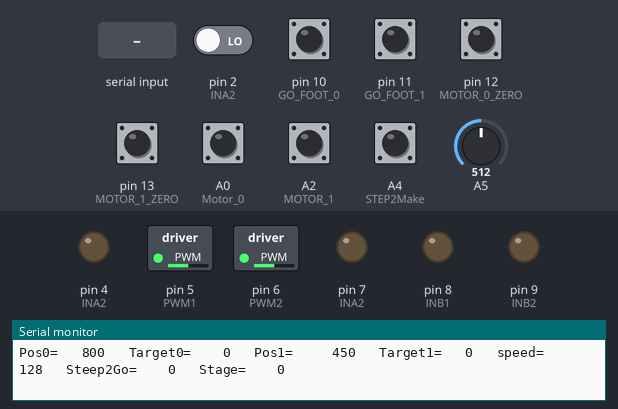
Bench run of a sketch on a simulated Arduino Uno, built with avr-gcc and run on an emulated ATmega328P. Shown: switched loads named in the sketch (green lamp = pin HIGH), output pins drawn as LEDs (lit = HIGH), the last lines printed to the serial monitor. The test bench sets the inputs (shaded band); at power-on: A0 (Motor_0), A2 (MOTOR_1), A4 (STEP2Make), pin 10 (GO_FOOT_0), pin 11 (GO_FOOT_1), pin 12 (MOTOR_0_ZERO), pin 13 (MOTOR_1_ZERO) HIGH, pin 2 (INA2) LOW, A5 = 512.

Above: at 1.2 s.
1.3 s: A5 set to 122
At 2.5 s:
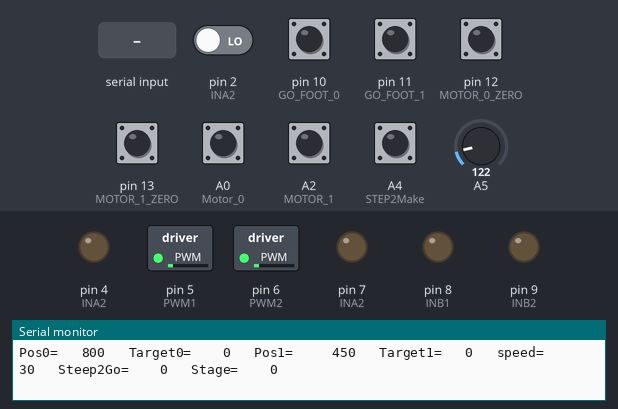
2.8 s: "90,45\n" received over Serial
At 4.0 s:
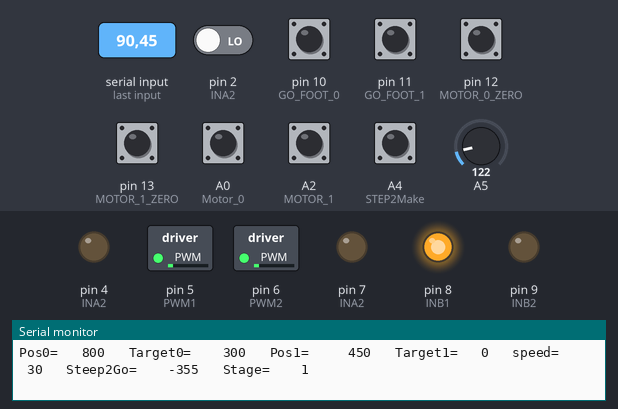
4.3 s: pin 11 (GO_FOOT_1) pulled LOW for 0.15 s
At 5.6 s:
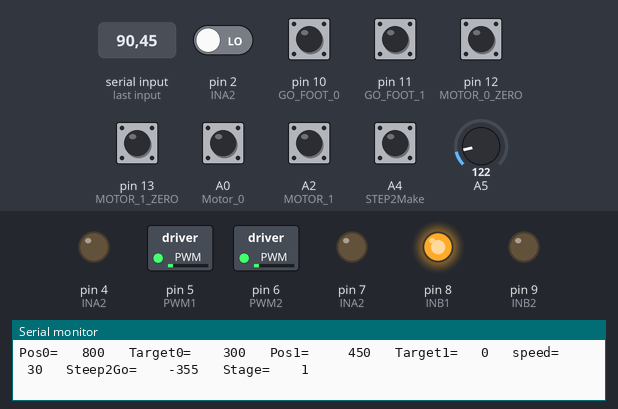
5.9 s: A5 set to 0
At 7.1 s:
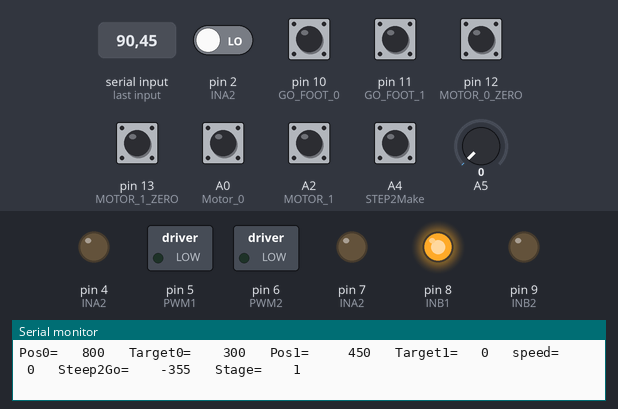
7.4 s: A5 set to 1023
At 8.5 s:
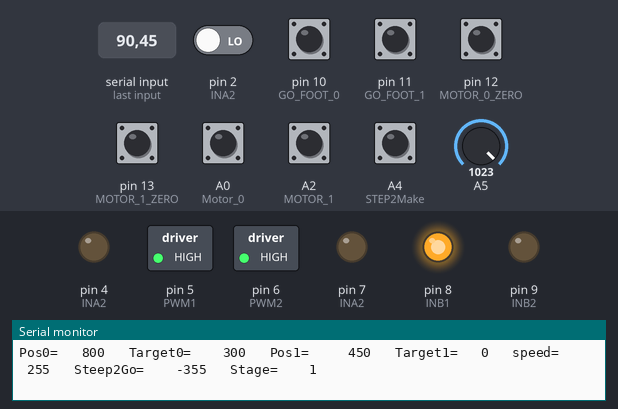
8.9 s: pin 11 (GO_FOOT_1) pulled LOW for 1 s
At 9.5 s:
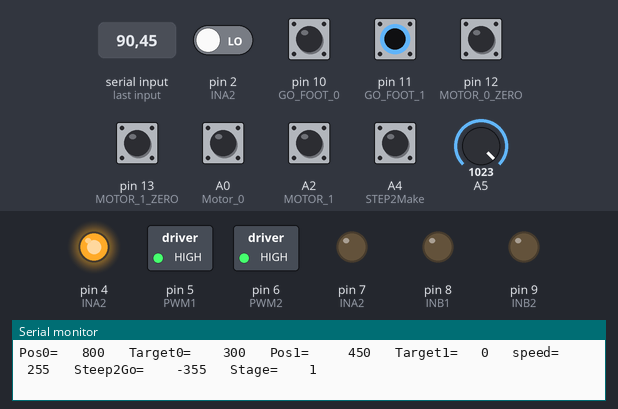
Timing chart, 0 to 11.9 s (numbered marks = the images above; inputs shaded):
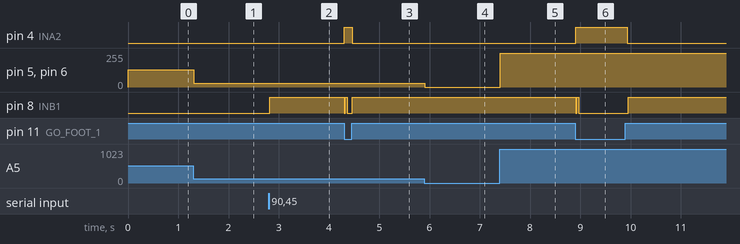

The sketch:

BiPedalRoboPlatforma.ino
```cpp
void ResetMotorz(void);  // This subroutine Reset the Motorz


int speed; // Speed for Power Width Modulatiщт
unsigned char Foot, OldPINC, Counter, i, k, OldA4, StTimer, RfCounter, NoRF;
int Pos0, Pos1, Target0, Target1, Round0, Round1, inp, Step2Go, Stage  ;

String inputString = "";         // a string to hold incoming data 2 Controle via USB
boolean stringComplete = false;  // whether the string is complete


void setup() {  // This code runs once at the beginning


  pinMode(2, INPUT); // INA2
  pinMode(4, OUTPUT); // INA2
  pinMode(5, OUTPUT); // PWM1

  pinMode(6, OUTPUT); // PWM2
  pinMode(7, OUTPUT); // INA2
  pinMode(8, OUTPUT);  // INB1
  pinMode(9, OUTPUT);  //INB2


  pinMode(10, INPUT_PULLUP); // GO FOOT 0
  pinMode(11, INPUT_PULLUP); // GO FOOT 1

  pinMode(12, INPUT_PULLUP); // MOTOR 0 ZERO
  pinMode(13, INPUT_PULLUP); // MOTOR 1 ZERO


  pinMode(A0, INPUT_PULLUP); // Motor 0
  pinMode(A1, INPUT_PULLUP); // Motor 0

  pinMode(A2, INPUT_PULLUP); // MOTOR 1
  pinMode(A3, INPUT_PULLUP); // MOTOR 1


  pinMode(A4, INPUT_PULLUP); // STEP2Make


  // Initialase the USART module as USB too
  Serial.begin(9600);

  PCMSK1 = 0x05; // Pin change mask pins C0 C1 C2 ENABLE any change
  PCIFR = 0x02; //PCINT 14-8 Flag   clear
  PCICR = 0x02; //Pins C0 - C5 interruptions enable

  Pos0 = 800; // Set zero Foot 0
  Pos1 = 450; // Set zero Foot 1

}


void loop() {
  speed = analogRead (A5) / 4; // Read the data from Analog Input A5 and make byte (0-255)

  if ((PINC & 0x10) == 0x00) // if Button A4 pressed make one  more step
  {
    if (OldA4 == 0x10 && StTimer == 0) // Bounce Defence
      Step2Go++;


    StTimer = 200;

  }
  OldA4 = PINC & 0x10;
  if (StTimer)
    StTimer--;


  if ((PIND & 0x04) == 0x04) // Remote RF input
  {
    if (NoRF == 0x00 && RfCounter == 0) // Bounce Defence
      Step2Go++;


    RfCounter = 50;

  }
  NoRF = PIND & 0x04;
  if (RfCounter)
    RfCounter--;


  if (Step2Go) // make a step
  {

    switch (Stage) // Stage of a step
    {
      case 0: // First Foot Begin
        if (Target1 == 0  && Target0 == 0)
        {
          Target0 = 1100 - Pos0;
          Stage = 1;
        }
        break;

      case 1:// Second Foot Up
        if (Target0 == 0)
        {
          Target1 = 785 - Pos1;
          Stage = 2;

        }

        break;
      case 2:  // First Foot Step End
        if (Target1 == 0)
        {
          Target0 = 1050;
          Stage = 3;
        }

        break;

      case 3: // Second Foot Step Begin
        if (Target0 == 0)
        {
          Target1 = 235;
          Stage = 4;

        }

        break;


      case 4:  // First Foot Up
        if (Target1 == 0)
        {
          Target0 = 350;
          Stage = 5;
        }

        break;


      case 5: // Second Foot Step End
        if (Target0 == 0)
        {
          Target1 = 1130;
          Stage = 6;

        }

        break;
      case 6: // The init - first up, second step End
        if (Target1 == 0)
        {
          Step2Go--;
          Stage = 0;
        }

        break;

    }

  }


  if (Target0 > 0) // Go Forward  First Foot
  {
    digitalWrite ( 7, LOW);
    digitalWrite ( 8, HIGH);
    analogWrite (5, speed);

  }

  if (Target1 > 0) // Go Forward  Second Foot
  {

    digitalWrite ( 4, HIGH);
    digitalWrite ( 9, LOW);
    analogWrite (6, speed);
  }


  if (digitalRead(10) == 0) { // Button first foot go
    digitalWrite ( 7, LOW);
    digitalWrite ( 8, HIGH);
    analogWrite (5, speed);
    digitalWrite ( 4, LOW);
    digitalWrite ( 9, LOW);
    analogWrite (6, speed);
  }

  else if (digitalRead(11) == 0) { // Button second foot go
    digitalWrite ( 7, LOW);
    digitalWrite ( 8, LOW);
    analogWrite (5, speed);
    digitalWrite ( 4, HIGH);
    digitalWrite ( 9, LOW);
    analogWrite (6, speed);
  }
  else  {

    if (Target0 == 0)           // stop if done first foot
    {
      digitalWrite ( 7, LOW);
      digitalWrite ( 8, LOW);
      analogWrite (5, speed);
    }
    if (Target1 == 0) // stop if done second foot
    {
      digitalWrite ( 4, LOW);
      digitalWrite ( 9, LOW);
      analogWrite (6, speed);
    }
  }


  if (Counter++ > 10) // print the motor encoder and targets data
  {
    Counter = 0;

    Serial.print("Pos0= \t");
    Serial.print( Pos0);

    Serial.print(" \tTarget0=  \t");
    Serial.print( Target0);


    Serial.print(" \tPos1= \t  ");
    Serial.print( Pos1);

    Serial.print(" \tTarget1= \t");
    Serial.print( Target1);


    Serial.print(" \tspeed= \t ");

    Serial.print(speed);
    Serial.print(" \tSteep2Go= \t ");

    Serial.print (Step2Go);
    Serial.print(" \tStage= \t ");

    Serial.println (Stage);
  }

  // print the string when a newline arrives:
  if (stringComplete  ) {

    if (  inputString.length() == 6) // if we get command
    {
      inp = int(inputString[1] - 48) * 1000 + int(inputString[2] - 48) * 100 + int(inputString[3] - 48) * 10 + int(inputString[4] - 48);


      if (inputString[0] == '0')
        Target0 = inp;
      else if (inputString[0] == '1')
        Target1 = inp;
      else
        Step2Go = inp;


    }

    inputString = "";
    stringComplete = false;
  }


  if ( (PINB & 0x10) == 0) // Limit switch first foot
    Pos0 = 0;

  if ((PINB & 0x20) == 0) // Limit switch first foot
    Pos1 = 0;


  delay(10);  // pause to think
}

ISR(PCINT1_vect)  // External interruption for Encoder service
{


  if ( (PINC & 0x01 ) == 0x00  && (OldPINC & 0x01) == 0x01)
  {
    if (PINC & 0x02 )
      Pos0--;
    else
    {
      Pos0++;

      if (Target0)
        Target0--;

    }
  }


  if ( (PINC & 0x04 ) == 0x00  && (OldPINC & 0x04) == 0x04)
  {
    if (PINC & 0x08 )
    {
      Pos1++;

      if (Target1)
        Target1--;

    }

    else
      Pos1--;

  }


  OldPINC = PINC;

}


void serialEvent() {
  while (Serial.available()) {
    // get the new byte:
    char inChar = (char)Serial.read();
    // add it to the inputString:
    inputString += inChar;
    // if the incoming character is a newline, set a flag
    // so the main loop can do something about it:
    if (inChar == '\n') {


      stringComplete = true;


    }
  }


}


void ResetMotorz(void)
{
  int k0 = 1, k1 = 1;
  speed = analogRead (A5) / 4;

  Pos1 = 100;
  Pos0 = 100;
  for (i = 0; i < 16   && (k0 > 0 || k1 > 0)  ; i++)
  {
    Target0 = 100;
    Target1 = 100;
    while  (  (Target0 > 0  || Target1 > 0 )  && (k1 > 0 || k0 > 0)  ) {
      if (Target0 > 0)
      {
        digitalWrite ( 7, LOW);
        digitalWrite ( 8, HIGH);
        analogWrite (5, speed);

      }
      else
      {
        digitalWrite ( 7, LOW);
        digitalWrite ( 8, LOW);
        analogWrite (5, speed);

      }


      if (Target1 > 0)
      {
        digitalWrite ( 4, HIGH);
        digitalWrite ( 9, LOW);
        analogWrite (6, speed);

      }
      else
      {
        digitalWrite ( 4, LOW);
        digitalWrite ( 9, LOW);
        analogWrite (6, speed);

      }


      if ( (PINB & 0x10) == 0)
      {
        Pos0 = 0;

        k0 = 0;
      }

      if ((PINB & 0x20) == 0)
      {
        Pos1 = 0;

        k1 = 0;
      }
      if (0)
      {
        Serial.print(i);
        Serial.print("   \n");

        Serial.print(k0);
        Serial.print("   \n");

        Serial.print(k1);
        Serial.print("   \n");

        Serial.print(Target0);
        Serial.print("   \n");
        Serial.println(Target1);
      }


    }


    digitalWrite ( 7, LOW);
    digitalWrite ( 8, LOW);
    analogWrite (5, speed);

    digitalWrite ( 4, LOW);
    digitalWrite ( 9, LOW);
    analogWrite (6, speed);
    delay(300);
    Serial.println("hre stop");
  }

  delay(700);


  if (Pos0 > 800 || Pos1 > 450)
  {

    Target0 = 1700 + 800 - Pos0;
    Target1 = 1708 + 450 - Pos1 + 66;

  }
  else

  {

    Target0 = 800 - Pos0;
    Target1 = 450 - Pos1 + 66;

  }

  Serial.print(Pos0);
  Serial.print("\t   ");
  Serial.print(Target0);
  Serial.print("\t   ");

  Serial.print(Pos1);
  Serial.print("\t   ");
  Serial.print(Target1);
  Serial.println("\t   ");


}
```

Measured:
- after the input at 1.3 s, pin 5 (PWM1), pin 6 (PWM2): 128/255 → 30/255 at once
- after the input at 2.8 s, pin 8 (INB1): LOW → HIGH at once
- after the input at 4.3 s, pin 4 (INA2): LOW → HIGH at once, → LOW 0.16 s later; pin 8 (INB1): HIGH → LOW at once, → HIGH 0.02 s later, → LOW 0.04 s later, → HIGH 0.10 s later
- after the input at 5.9 s, pin 5 (PWM1), pin 6 (PWM2): 30/255 → 0/255 at once
- after the input at 7.4 s, pin 5 (PWM1), pin 6 (PWM2): 0/255 → 255/255 at once
- after the input at 8.9 s, pin 4 (INA2): LOW → HIGH at once, → LOW 1.0 s later; pin 8 (INB1): HIGH → LOW at once, → HIGH 0.02 s later, → LOW 0.04 s later, → HIGH 0.98 s later
